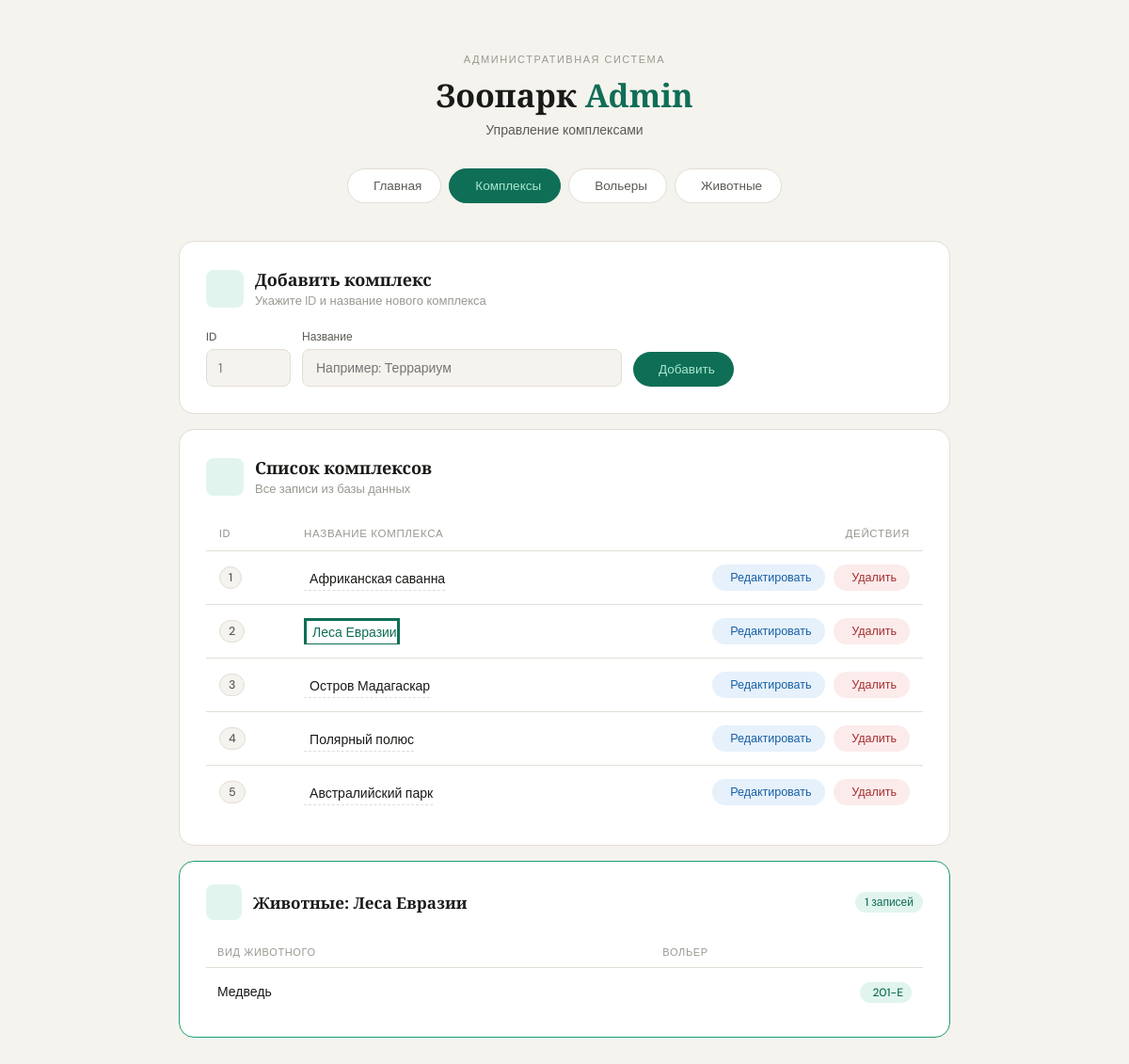
The app's page /complexes.php?show_complex=Леса+Евразии with its own data.
### tables this page shows
CREATE TABLE `complexes` (
  `id_complexes` int(11) NOT NULL,
  `complex_name` varchar(45) NOT NULL
);

CREATE TABLE `animal_species` (
  `id_specie` int(11) NOT NULL,
  `family` varchar(45) NOT NULL,
  `continent` varchar(45) NOT NULL,
  `daily_food` decimal(6,2) NOT NULL,
  `species_name` varchar(45) NOT NULL
);

CREATE TABLE `rooms` (
  `id_room` int(11) NOT NULL,
  `room_number` varchar(45) NOT NULL,
  `has_water` tinyint(1) NOT NULL,
  `has_heating` tinyint(1) NOT NULL,
  `id_complexes` int(11) NOT NULL,
  `total_animals` int(11) NOT NULL
);

### complexes.php (the view, shortened to what this page needs)
<?php
require_once 'login.php';
try {
    $pdo = new PDO($attr, $user, $pass, $opts);
    $edit_row = null;
    $query = "SELECT * FROM complexes ORDER BY id_complexes ASC";
    $result = $pdo->query($query);
    $selected_complex = null;
    $animals_in_complex = null;
    if (isset($_GET['show_complex']) && $_GET['show_complex'] !== '') {
        $selected_complex = trim($_GET['show_complex']);
        $stmt = $pdo->prepare("CALL show_animals_in_complex(?)");
        $stmt->execute([$selected_complex]);
        $animals_in_complex = $stmt->fetchAll();
    }
} catch (PDOException $e) {
    die("Ошибка СУБД: " . $e->getMessage());
}
?>
<!DOCTYPE html>
<html lang="ru">
<head>
    <link rel="stylesheet" href="https://cdn.jsdelivr.net/npm/@tabler/icons-webfont@latest/dist/tabler-icons.min.css">
</head>
<body>
<header class="site-header">
    <div class="eyebrow">Административная система</div>
    <h1 class="site-title">Зоопарк <em>Admin</em></h1>
    <p class="site-sub">Управление комплексами</p>
</header>
<nav>
    <a href="index.php"     class="nav-btn"><i class="ti ti-layout-dashboard"></i> Главная</a>
    <a href="complexes.php" class="nav-btn active"><i class="ti ti-building-estate"></i> Комплексы</a>
    <a href="rooms.php"     class="nav-btn"><i class="ti ti-door"></i> Вольеры</a>
    <a href="animals.php" class="nav-btn"><i class="ti ti-paw"></i> Животные</a>
</nav>
<main class="content">
    <?php if ($edit_row): ?>
        <div class="card card-edit">
            <div class="card-header">
                <div class="card-icon icon-blue"><i class="ti ti-edit"></i></div>
                <div>
                    <div class="card-title">Редактировать комплекс</div>
                    <div class="card-subtitle">ID: <?= htmlspecialchars($edit_row['id_complexes']) ?></div>
                </div>
            </div>
            <form method="POST" action="complexes.php">
                <input type="hidden" name="edit_id" value="<?= htmlspecialchars($edit_row['id_complexes']) ?>">
                <div class="form-row">
                    <div class="field-group">
                        <label class="field-label">Название комплекса</label>
                        <input class="input-name-edit" type="text" name="new_complex_name"
                               value="<?= htmlspecialchars($edit_row['complex_name']) ?>" required>
                    </div>
                    <button type="submit" name="edit_complex" class="btn-submit btn-submit-blue">
                        <i class="ti ti-device-floppy"></i> Сохранить
                    </button>
                    <a href="complexes.php" class="btn-cancel">
                        <i class="ti ti-x"></i> Отмена
                    </a>
                </div>
            </form>
        </div>
    <?php else: ?>
        <div class="card">
            <div class="card-header">
                <div class="card-icon icon-green"><i class="ti ti-plus"></i></div>
                <div>
                    <div class="card-title">Добавить комплекс</div>
                    <div class="card-subtitle">Укажите ID и название нового комплекса</div>
                </div>
            </div>
            <form method="POST" action="complexes.php">
                <div class="form-row">
                    <div class="field-group">
                        <label class="field-label">ID</label>
                        <input class="input-id" type="number" name="custom_id" placeholder="1" min="1" required>
                    </div>
                    <div class="field-group">
                        <label class="field-label">Название</label>
                        <input class="input-name" type="text" name="complex_name" placeholder="Например: Террариум" required>
                    </div>
                    <button type="submit" name="add_complex" class="btn-submit">
                        <i class="ti ti-plus"></i> Добавить
                    </button>
                </div>
            </form>
        </div>
    <?php endif; ?>
    <div class="card">
        <div class="card-header">
            <div class="card-icon icon-green"><i class="ti ti-building-community"></i></div>
            <div>
                <div class="card-title">Список комплексов</div>
                <div class="card-subtitle">Все записи из базы данных</div>
            </div>
        </div>
        <div class="table-wrap">
            <table>
                <thead>
                    <tr>
                        <th>ID</th>
                        <th>Название комплекса</th>
                        <th>Действия</th>
                    </tr>
                </thead>
                <tbody>
                    <?php $has_rows = false; while ($row = $result->fetch()): $has_rows = true; ?>
                        <tr>
                            <td><span class="id-badge"><?= htmlspecialchars($row['id_complexes']) ?></span></td>
                            <td>
                                <?php
                                    $is_active = ($selected_complex === $row['complex_name']);
                                    $href = $is_active
                                        ? 'complexes.php'
                                        : 'complexes.php?show_complex=' . urlencode($row['complex_name']);
                                ?>
                                <a href="<?= $href ?>"
                                   class="complex-link <?= $is_active ? 'active-complex' : '' ?>">
                                    <?= htmlspecialchars($row['complex_name']) ?>
                                </a>
                            </td>
                            <td>
                                <a href="complexes.php?action=edit&id=<?= $row['id_complexes'] ?>" class="action-btn btn-edit-row">
                                    <i class="ti ti-edit"></i> Редактировать
                                </a>
                                <a href="complexes.php?delete_id=<?= $row['id_complexes'] ?>"
                                   class="action-btn btn-delete-row"
                                   onclick="return confirm('Удалить комплекс «<?= htmlspecialchars($row['complex_name']) ?>»?')">
                                    <i class="ti ti-trash"></i> Удалить
                                </a>
                            </td>
                        </tr>
                    <?php endwhile; ?>
                </tbody>
            </table>
        </div>
    </div>
    <?php if ($animals_in_complex !== null): ?>
    <div class="animals-result-card">
        <div class="animals-result-header">
            <div class="result-icon"><i class="ti ti-paw"></i></div>
            <div>
                <div class="result-title">Животные: <?= htmlspecialchars($selected_complex) ?></div>
            </div>
            <span class="result-count"><?= count($animals_in_complex) ?> записей</span>
        </div>
        <?php if (!empty($animals_in_complex)): ?>
        <table class="result-table">
            <thead>
                <tr>
                    <th>Вид животного</th>
                    <th>Вольер</th>
                </tr>
            </thead>
            <tbody>
                <?php foreach ($animals_in_complex as $a): ?>
                    <tr>
                        <td><?= htmlspecialchars($a['species_name']) ?></td>
                        <td>
                            <span class="tag-room-green">
                                <?= htmlspecialchars($a['room_number']) ?>
                            </span>
                        </td>
                    </tr>
                <?php endforeach; ?>
            </tbody>
        </table>
        <?php endif; ?>
    </div>
    <?php endif; ?>
</main>
</body>
</html>

### records on screen
complexes: id_complexes "1", complex_name "Африканская саванна"
complexes: id_complexes "2", complex_name "Леса Евразии"
complexes: id_complexes "3", complex_name "Остров Мадагаскар"
complexes: id_complexes "4", complex_name "Полярный полюс"
complexes: id_complexes "5", complex_name "Австралийский парк"
animal_species: species_name "Медведь", rooms.room_number "201-E"

### other values on screen
$selected_complex "Леса Евразии"
count($animals_in_complex) "1"
